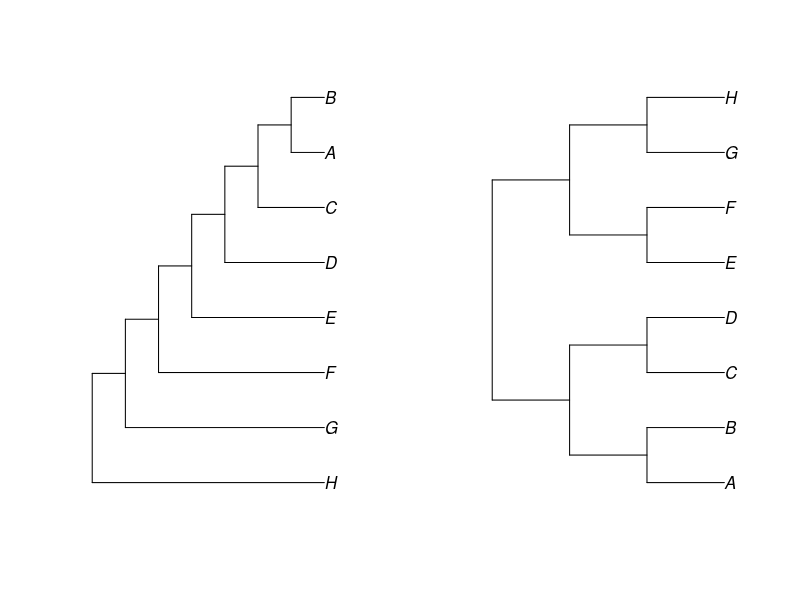
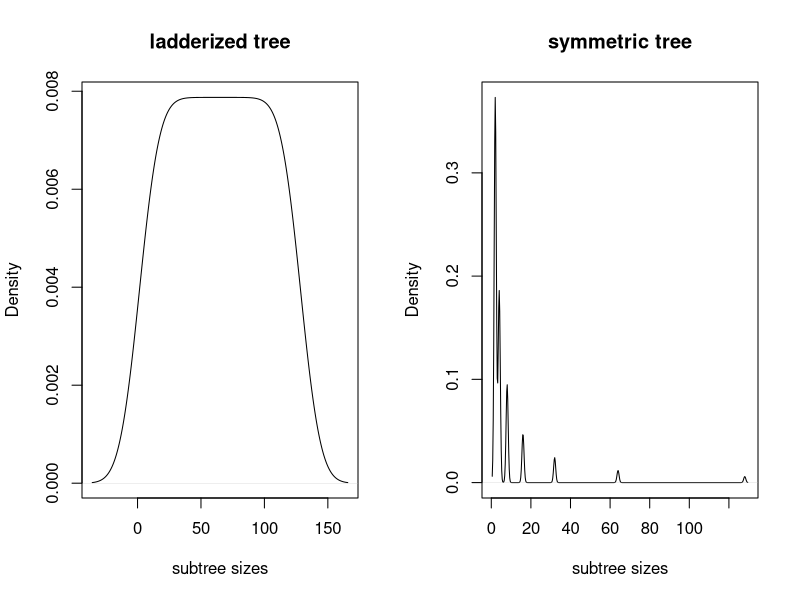

Write R code to recreate these figures, in order.
## ---- chunk 1
par(mfcol=(c(1,2)))
phy <- ape::read.tree(text = "(H:7,(G:6,(F:5,(E:4,(D:3,(C:2,(A:1,B:1):1):1):1):1):1):1);")
phy2 <- ape::read.tree(text = "(((A:1,B:1):1,(C:1,D:1):1):1,((E:1,F:1):1,(G:1,H:1):1):1);")
plot(phy)
plot(phy2)
phycount <- 2:128
phy2count <- c(128,rep(64,2),rep(32,4),rep(16,8),rep(8,16),rep(4,32),rep(2,64))
## ---- chunk 2
plot(density(phycount), main="ladderized tree", xlab="subtree sizes")
plot(density(phy2count), main="symmetric tree", xlab="subtree sizes")
